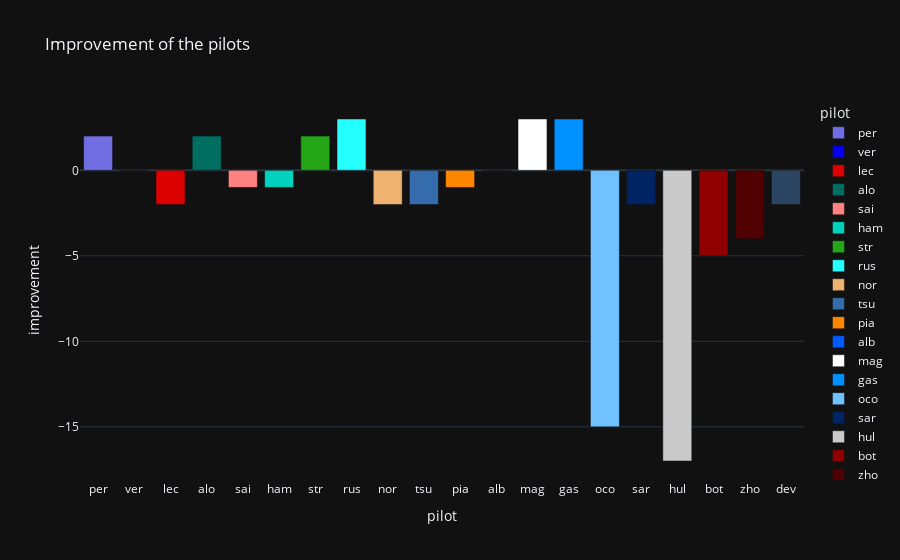

Source (notebook cell):
### Code cell
# px.scatter(last_gp, x="pilot", y="improvement", title="Improvement of the pilots", marginal_y="histogram", template="plotly_dark")
px.bar(last_gp, x="pilot", y="improvement", title="Improvement of the pilots", color="pilot", color_discrete_map=colors["pilot"], template="plotly_dark")
# invert the y axis

### Figure 1 — Plotly figure (JSON) as saved in the notebook; plotly's stock layout.template omitted (floating-point values rounded to 4 significant figures)
{"data": [{"alignmentgroup": "True", "hovertemplate": "pilot=%{x}<br>improvement=%{y}<extra></extra>", "legendgroup": "per", "marker": {"color": "#716de2", "pattern": {"shape": ""}}, "name": "per", "offsetgroup": "per", "orientation": "v", "showlegend": true, "textposition": "auto", "type": "bar", "x": ["per"], "xaxis": "x", "y": [2], "yaxis": "y"}, {"alignmentgroup": "True", "hovertemplate": "pilot=%{x}<br>improvement=%{y}<extra></extra>", "legendgroup": "ver", "marker": {"color": "#0600ef", "pattern": {"shape": ""}}, "name": "ver", "offsetgroup": "ver", "orientation": "v", "showlegend": true, "textposition": "auto", "type": "bar", "x": ["ver"], "xaxis": "x", "y": [0], "yaxis": "y"}, {"alignmentgroup": "True", "hovertemplate": "pilot=%{x}<br>improvement=%{y}<extra></extra>", "legendgroup": "lec", "marker": {"color": "#dc0000", "pattern": {"shape": ""}}, "name": "lec", "offsetgroup": "lec", "orientation": "v", "showlegend": true, "textposition": "auto", "type": "bar", "x": ["lec"], "xaxis": "x", "y": [-2], "yaxis": "y"}, {"alignmentgroup": "True", "hovertemplate": "pilot=%{x}<br>improvement=%{y}<extra></extra>", "legendgroup": "alo", "marker": {"color": "#006f62", "pattern": {"shape": ""}}, "name": "alo", "offsetgroup": "alo", "orientation": "v", "showlegend": true, "textposition": "auto", "type": "bar", "x": ["alo"], "xaxis": "x", "y": [2], "yaxis": "y"}, {"alignmentgroup": "True", "hovertemplate": "pilot=%{x}<br>improvement=%{y}<extra></extra>", "legendgroup": "sai", "marker": {"color": "#ff8181", "pattern": {"shape": ""}}, "name": "sai", "offsetgroup": "sai", "orientation": "v", "showlegend": true, "textposition": "auto", "type": "bar", "x": ["sai"], "xaxis": "x", "y": [-1], "yaxis": "y"}, {"alignmentgroup": "True", "hovertemplate": "pilot=%{x}<br>improvement=%{y}<extra></extra>", "legendgroup": "ham", "marker": {"color": "#00d2be", "pattern": {"shape": ""}}, "name": "ham", "offsetgroup": "ham", "orientation": "v", "showlegend": true, "textposition": "auto", "type": "bar", "x": ["ham"], "xaxis": "x", "y": [-1], "yaxis": "y"}, {"alignmentgroup": "True", "hovertemplate": "pilot=%{x}<br>improvement=%{y}<extra></extra>", "legendgroup": "str", "marker": {"color": "#25a617", "pattern": {"shape": ""}}, "name": "str", "offsetgroup": "str", "orientation": "v", "showlegend": true, "textposition": "auto", "type": "bar", "x": ["str"], "xaxis": "x", "y": [2], "yaxis": "y"}, {"alignmentgroup": "True", "hovertemplate": "pilot=%{x}<br>improvement=%{y}<extra></extra>", "legendgroup": "rus", "marker": {"color": "#24ffff", "pattern": {"shape": ""}}, "name": "rus", "offsetgroup": "rus", "orientation": "v", "showlegend": true, "textposition": "auto", "type": "bar", "x": ["rus"], "xaxis": "x", "y": [3], "yaxis": "y"}, {"alignmentgroup": "True", "hovertemplate": "pilot=%{x}<br>improvement=%{y}<extra></extra>", "legendgroup": "nor", "marker": {"color": "#eeb370", "pattern": {"shape": ""}}, "name": "nor", "offsetgroup": "nor", "orientation": "v", "showlegend": true, "textposition": "auto", "type": "bar", "x": ["nor"], "xaxis": "x", "y": [-2], "yaxis": "y"}, {"alignmentgroup": "True", "hovertemplate": "pilot=%{x}<br>improvement=%{y}<extra></extra>", "legendgroup": "tsu", "marker": {"color": "#356cac", "pattern": {"shape": ""}}, "name": "tsu", "offsetgroup": "tsu", "orientation": "v", "showlegend": true, "textposition": "auto", "type": "bar", "x": ["tsu"], "xaxis": "x", "y": [-2], "yaxis": "y"}, {"alignmentgroup": "True", "hovertemplate": "pilot=%{x}<br>improvement=%{y}<extra></extra>", "legendgroup": "pia", "marker": {"color": "#ff8700", "pattern": {"shape": ""}}, "name": "pia", "offsetgroup": "pia", "orientation": "v", "showlegend": true, "textposition": "auto", "type": "bar", "x": ["pia"], "xaxis": "x", "y": [-1], "yaxis": "y"}, {"alignmentgroup": "True", "hovertemplate": "pilot=%{x}<br>improvement=%{y}<extra></extra>", "legendgroup": "alb", "marker": {"color": "#005aff", "pattern": {"shape": ""}}, "name": "alb", "offsetgroup": "alb", "orientation": "v", "showlegend": true, "textposition": "auto", "type": "bar", "x": ["alb"], "xaxis": "x", "y": [0], "yaxis": "y"}, {"alignmentgroup": "True", "hovertemplate": "pilot=%{x}<br>improvement=%{y}<extra></extra>", "legendgroup": "mag", "marker": {"color": "#ffffff", "pattern": {"shape": ""}}, "name": "mag", "offsetgroup": "mag", "orientation": "v", "showlegend": true, "textposition": "auto", "type": "bar", "x": ["mag"], "xaxis": "x", "y": [3], "yaxis": "y"}, {"alignmentgroup": "True", "hovertemplate": "pilot=%{x}<br>improvement=%{y}<extra></extra>", "legendgroup": "gas", "marker": {"color": "#0090ff", "pattern": {"shape": ""}}, "name": "gas", "offsetgroup": "gas", "orientation": "v", "showlegend": true, "textposition": "auto", "type": "bar", "x": ["gas"], "xaxis": "x", "y": [3], "yaxis": "y"}, {"alignmentgroup": "True", "hovertemplate": "pilot=%{x}<br>improvement=%{y}<extra></extra>", "legendgroup": "oco", "marker": {"color": "#70c2ff", "pattern": {"shape": ""}}, "name": "oco", "offsetgroup": "oco", "orientation": "v", "showlegend": true, "textposition": "auto", "type": "bar", "x": ["oco"], "xaxis": "x", "y": [-15], "yaxis": "y"}, {"alignmentgroup": "True", "hovertemplate": "pilot=%{x}<br>improvement=%{y}<extra></extra>", "legendgroup": "sar", "marker": {"color": "#012564", "pattern": {"shape": ""}}, "name": "sar", "offsetgroup": "sar", "orientation": "v", "showlegend": true, "textposition": "auto", "type": "bar", "x": ["sar"], "xaxis": "x", "y": [-2], "yaxis": "y"}, {"alignmentgroup": "True", "hovertemplate": "pilot=%{x}<br>improvement=%{y}<extra></extra>", "legendgroup": "hul", "marker": {"color": "#cacaca", "pattern": {"shape": ""}}, "name": "hul", "offsetgroup": "hul", "orientation": "v", "showlegend": true, "textposition": "auto", "type": "bar", "x": ["hul"], "xaxis": "x", "y": [-17], "yaxis": "y"}, {"alignmentgroup": "True", "hovertemplate": "pilot=%{x}<br>improvement=%{y}<extra></extra>", "legendgroup": "bot", "marker": {"color": "#900000", "pattern": {"shape": ""}}, "name": "bot", "offsetgroup": "bot", "orientation": "v", "showlegend": true, "textposition": "auto", "type": "bar", "x": ["bot"], "xaxis": "x", "y": [-5], "yaxis": "y"}, {"alignmentgroup": "True", "hovertemplate": "pilot=%{x}<br>improvement=%{y}<extra></extra>", "legendgroup": "zho", "marker": {"color": "#500000", "pattern": {"shape": ""}}, "name": "zho", "offsetgroup": "zho", "orientation": "v", "showlegend": true, "textposition": "auto", "type": "bar", "x": ["zho"], "xaxis": "x", "y": [-4], "yaxis": "y"}, {"alignmentgroup": "True", "hovertemplate": "pilot=%{x}<br>improvement=%{y}<extra></extra>", "legendgroup": "dev", "marker": {"color": "#2b4562", "pattern": {"shape": ""}}, "name": "dev", "offsetgroup": "dev", "orientation": "v", "showlegend": true, "textposition": "auto", "type": "bar", "x": ["dev"], "xaxis": "x", "y": [-2], "yaxis": "y"}], "layout": {"barmode": "relative", "legend": {"title": {"text": "pilot"}, "tracegroupgap": 0}, "title": {"text": "Improvement of the pilots"}, "xaxis": {"anchor": "y", "categoryarray": ["per", "ver", "lec", "alo", "sai", "ham", "str", "rus", "nor", "tsu", "pia", "alb", "mag", "gas", "oco", "sar", "hul", "bot", "zho", "dev"], "categoryorder": "array", "domain": [0, 1], "title": {"text": "pilot"}}, "yaxis": {"anchor": "x", "domain": [0, 1], "title": {"text": "improvement"}}}}
